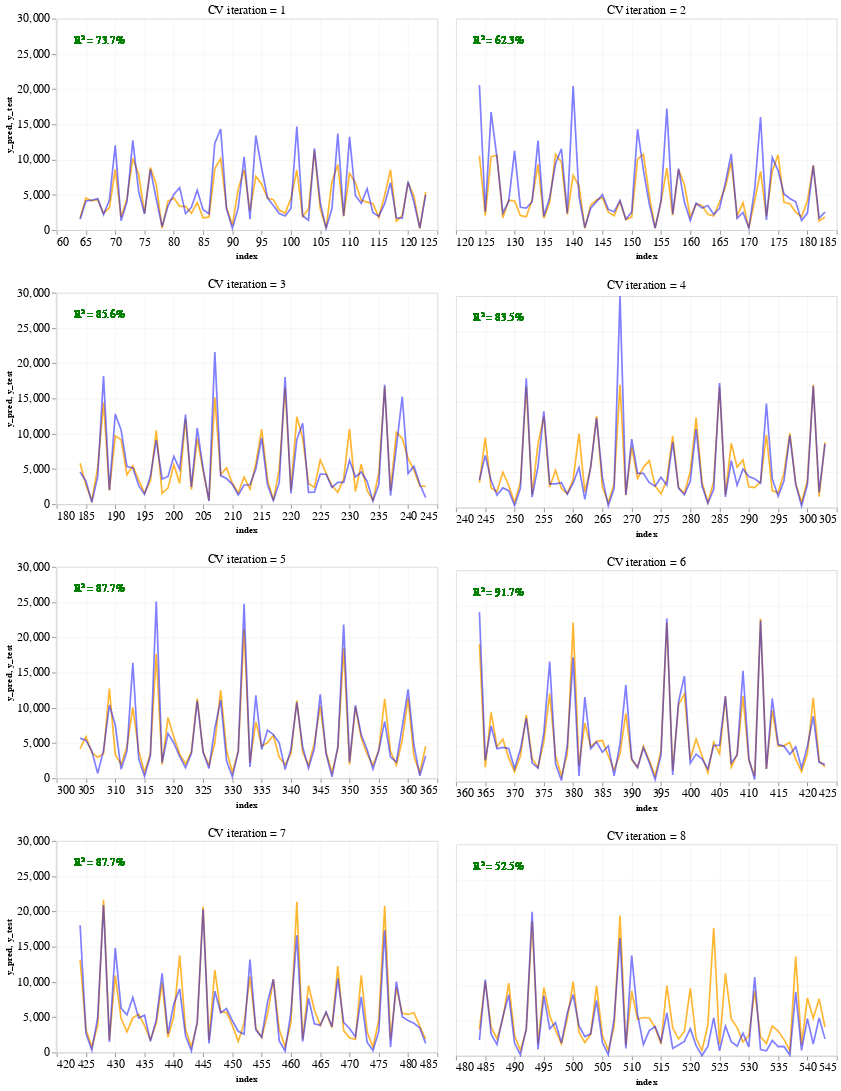

The code cell stored with this chart in its notebook:
### Code cell
from string import whitespace


line_chart_pred = alt.Chart(final_prediction_df_w_index).mark_line(color="orange", opacity=0.8).encode(
    x=alt.X('index:Q'),
    y='y_pred:Q',
#     strokeDash='type'
)

# point_chart_pred = alt.Chart(final_prediction_df_w_index).mark_point(color="orange", opacity=0.8, size=10, filled=False).encode(
#     x=alt.X('index:T', axis = alt.Axis(format="%d")),
#     y='y_pred:Q',
# #     strokeDash='type'
# )

line_chart_test = alt.Chart(final_prediction_df_w_index).mark_line(color="blue", opacity=0.5).encode(
    x=alt.X('index:Q'),
    y='y_test:Q',
)

r2_score_text = alt.Chart(final_prediction_df_w_index).mark_text(
    align="left", baseline="top", size=13, color='green', opacity=0.7
).encode(
    x=alt.value(20),  # pixels from left
    y=alt.value(20),  # pixels from top
    text="r2_score_text")

combined_chart = line_chart_pred + line_chart_test + r2_score_text

combined_chart.properties(
    width=450,
    height=250
).facet(
    'cv_text',
    columns=2
).resolve_scale(
    x='independent', 
    # y='independent'
)

### Figure 1 — Vega-Lite specification as saved in the notebook (floating-point values rounded to 4 significant figures; data arrays with more than 128 entries replaced by an {"elided": "..."} marker saying what was removed)
{"config": {"view": {"width": 533.3, "height": 300.0, "fill": "white"}, "title": {"align": "left", "anchor": "start", "frame": "group", "font": "Helvetica Neue", "fontSize": 18, "dy": -2, "subtitleFont": "Helvetica Neue", "subtitleFontSize": 14, "fontWeight": "normal"}, "axis": {"domainColor": "lightGrey", "gridColor": "lightGrey", "gridWidth": 0.25, "titleFont": "Helvetica Neue", "titleFontSize": 11, "labelFont": "Helvetica Neue", "labelFontSize": 14}, "legend": {"layout": {"anchor": "start"}, "labelLimit": 0, "titleFontSize": 14, "titleFont": "Helvetica Neue", "labelFontSize": 14, "labelFont": "Helvetica Neue"}, "header": {"title": null, "titleFont": "Helvetica Neue", "labelFont": "Helvetica Neue", "labelFontSize": 14, "labelPadding": 2}, "range": {"category": ["#0C66B5", "#BA1D32", "#0F8E40", "#E56F20", "#862BAF", "#626D69", "#ED5087", "#3DB9E2", "#51DB63", "#E26868", "#FFB270", "#B37CEA", "#A8A1A4", "#FF87CD"]}}, "data": {"name": "data-e9c2fa54f024064f5fb950e59a843eb7"}, "facet": {"field": "cv_text", "type": "nominal"}, "spec": {"layer": [{"mark": {"type": "line", "color": "orange", "opacity": 0.8}, "encoding": {"x": {"field": "index", "type": "quantitative"}, "y": {"field": "y_pred", "type": "quantitative"}}}, {"mark": {"type": "line", "color": "blue", "opacity": 0.5}, "encoding": {"x": {"field": "index", "type": "quantitative"}, "y": {"field": "y_test", "type": "quantitative"}}}, {"mark": {"type": "text", "align": "left", "baseline": "top", "color": "green", "opacity": 0.7, "size": 13}, "encoding": {"text": {"field": "r2_score_text", "type": "nominal"}, "x": {"value": 20}, "y": {"value": 20}}}], "height": 250, "width": 450}, "columns": 2, "resolve": {"scale": {"x": "independent"}}, "$schema": "https://vega.github.io/schema/vega-lite/v4.17.0.json", "datasets": {"data-e9c2fa54f024064f5fb950e59a843eb7": {"elided": "480 records"}}}
